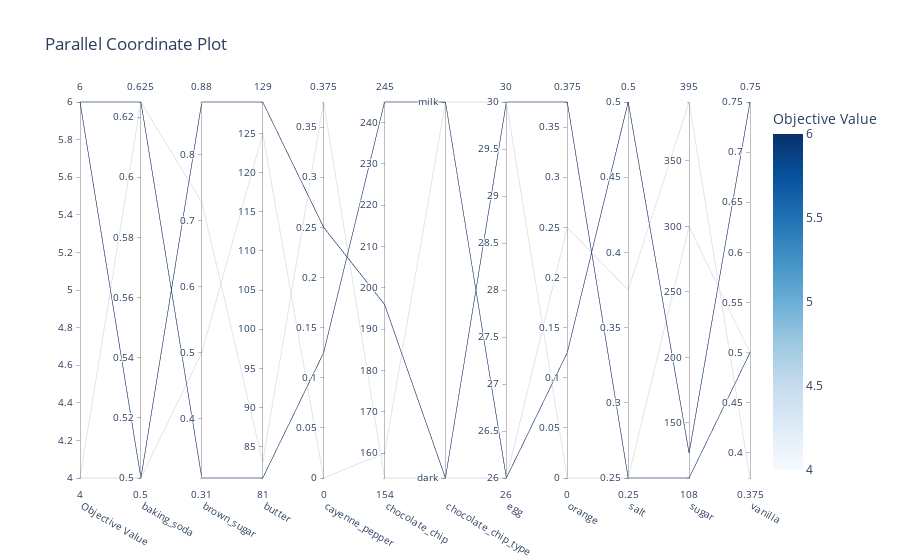

Notebook source saved alongside this figure:
### Code cell
optuna.visualization.plot_parallel_coordinate(study)

### Figure 1 — Plotly figure (JSON) as saved in the notebook; plotly's stock layout.template omitted (floating-point values rounded to 4 significant figures)
{"data": [{"dimensions": [{"label": "Objective Value", "range": [4, 6], "values": [4, 4, 6, 6]}, {"label": "baking_soda", "range": [0.5, 0.625], "values": [0.625, 0.5, 0.5, 0.625]}, {"label": "brown_sugar", "range": [0.31, 0.88], "values": [0.7281, 0.5, 0.88, 0.31]}, {"label": "butter", "range": [81, 129], "values": [83, 125, 129, 81]}, {"label": "cayenne_pepper", "range": [0, 0.375], "values": [0.375, 0, 0.25, 0.125]}, {"label": "chocolate_chip", "range": [154, 245], "values": [154, 160, 196, 245]}, {"label": "chocolate_chip_type", "range": [0, 1], "ticktext": ["dark", "milk"], "tickvals": [0, 1], "values": [0, 1, 0, 1]}, {"label": "egg", "range": [26, 30], "values": [26, 30, 30, 26]}, {"label": "orange", "range": [0, 0.375], "values": [0.25, 0, 0.375, 0.125]}, {"label": "salt", "range": [0.25, 0.5], "values": [0.375, 0.25, 0.25, 0.5]}, {"label": "sugar", "range": [108, 395], "values": [395, 300, 108, 127]}, {"label": "vanilla", "range": [0.375, 0.75], "values": [0.375, 0.5, 0.5, 0.75]}], "labelangle": 30, "labelside": "bottom", "line": {"color": [4, 4, 6, 6], "colorbar": {"title": {"text": "Objective Value"}}, "colorscale": [[0, "rgb(247,251,255)"], [0.125, "rgb(222,235,247)"], [0.25, "rgb(198,219,239)"], [0.375, "rgb(158,202,225)"], [0.5, "rgb(107,174,214)"], [0.625, "rgb(66,146,198)"], [0.75, "rgb(33,113,181)"], [0.875, "rgb(8,81,156)"], [1, "rgb(8,48,107)"]], "reversescale": false, "showscale": true}, "type": "parcoords"}], "layout": {"title": {"text": "Parallel Coordinate Plot"}}}
